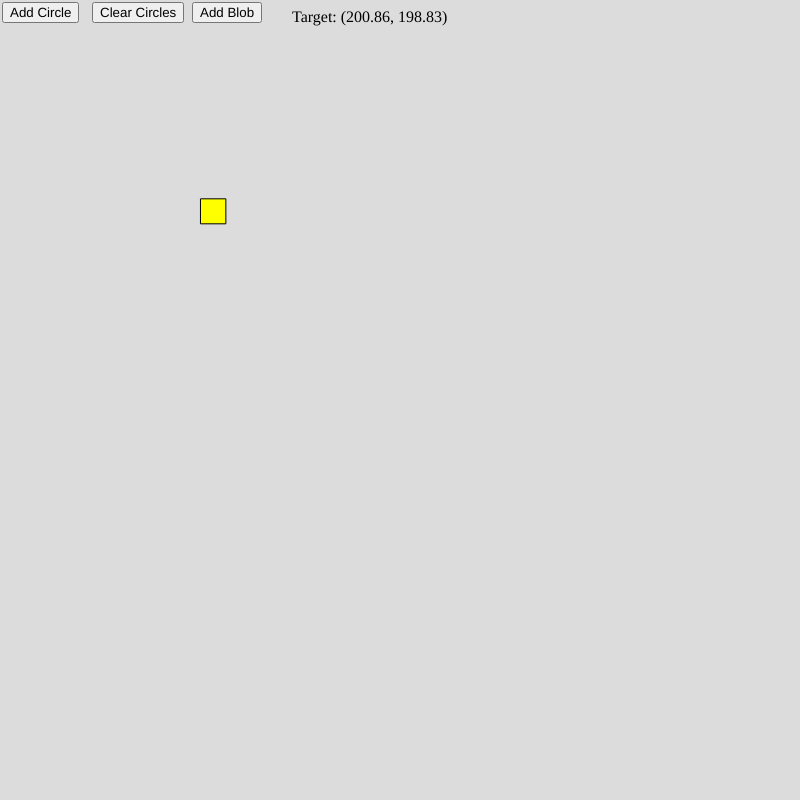
Frame 1 (no input)
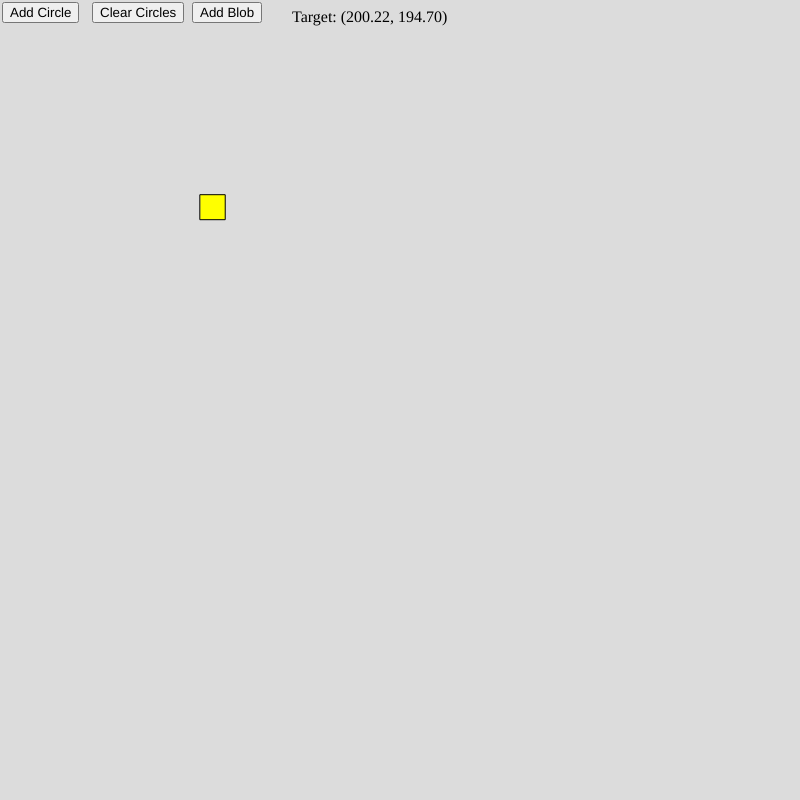
Frame 60 (no input)
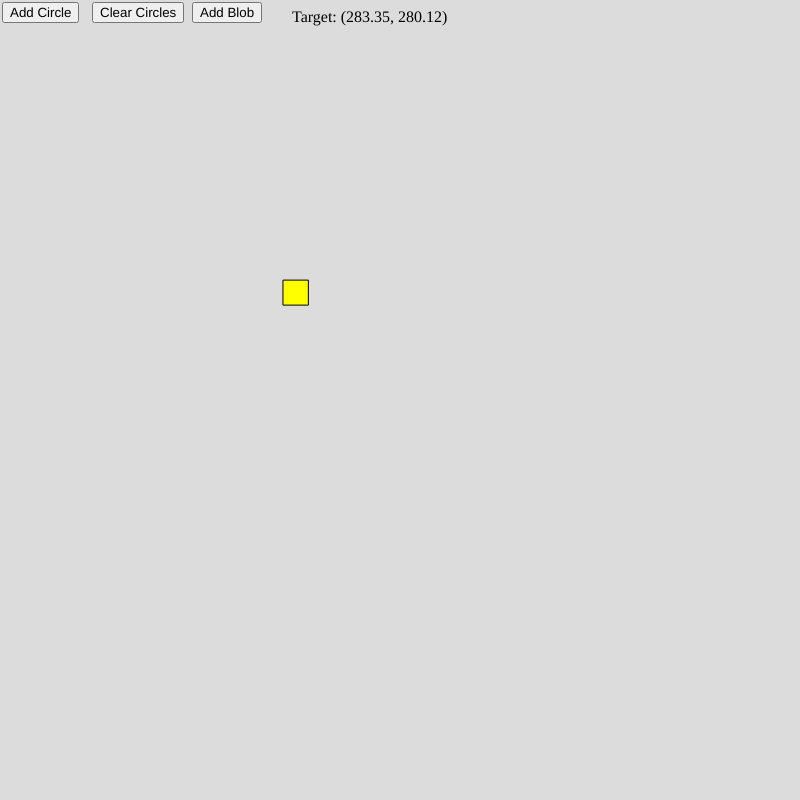
Frame 120 (the mouse pressed at the canvas centre since frame 60)

The p5.js sketch that drew these frames (run headless with seeded random() and noise() and a simulated clock; from frame 60 on, the mouse is pressed at the canvas centre):

// p5.js sketch
// ── sketch.js
let circles = [];
let blobs = [];
let square;
let addButton;
let clearButton;
let addBlobButton;
let targetPositionP;

function setup() {
  let canvas = createCanvas(800, 800);
  canvas.position((windowWidth - width) / 2, (windowHeight - height) / 2);

  addButton = createButton("Add Circle");
  addButton.position(10, 10);
  addButton.mousePressed(addCircle);

  clearButton = createButton("Clear Circles");
  clearButton.position(100, 10);
  clearButton.mousePressed(clearCircles);

  addBlobButton = createButton("Add Blob");
  addBlobButton.position(200, 10);
  addBlobButton.mousePressed(addBlob);

  square = new Square(200, 200, 25);

  // Create a paragraph element to display the target position
  targetPositionP = createP("Target (x, y)");
  targetPositionP.position(300, 0);
}

function draw() {
  background(220);
  for (let circle of circles) {
    circle.update(square.x, square.y, blobs);
    circle.display();
  }
  for (let blob of blobs) {
    for (let circle of circles) {
      blob.display(circle);
    }
  }

  square.updatePosition();
  square.display();

  targetPositionP.html(
    `Target: (${square.x.toFixed(2)}, ${square.y.toFixed(2)})`
  );
}

function addCircle() {
  let x = random(width);
  let y = random(height);
  let circle = new Circle(x, y, random(10, 50));
  circles.push(circle);
  // updateCircleTargets();
}

function clearCircles() {
  circles = [];
}

function addBlob() {
  let x = random(width);
  let y = random(height);
  let blob = new Blob(x, y, random(30, 80));
  blobs.push(blob);
}

function mousePressed() {
  if (mouseX >= 0 && mouseX <= width && mouseY >= 0 && mouseY <= height) {
    square.setTarget(mouseX, mouseY);
    updateCircleTargets();
  }
}

function updateCircleTargets() {
  for (let circle of circles) {
    circle.update(square.x, square.y, blobs);
  }
}

class Circle {
  constructor(x, y, diameter) {
    this.x = x;
    this.y = y;
    this.diameter = diameter;
    this.vx = random(-10, 10); // Velocity in the x direction
    this.vy = random(-10, 10); // Velocity in the y direction
    this.target = createVector(0, 0); // Random target position
  }

  update(targetX, targetY, blobs) {
    // console.log("blobs", blobs.length);
    // Update target position
    this.target.set(targetX, targetY);

    // Steering
    let steering = this.seek(this.target);

    let avoidance = this.avoid(blobs);

    this.vx += steering.x + avoidance.x;
    this.vy += steering.y + avoidance.y;

    this.x += this.vx;
    this.y += this.vy;

    // Collision detection and response
    for (let other of circles) {
      if (other !== this) {
        let distance = dist(this.x, this.y, other.x, other.y);
        let minDist = this.diameter + other.diameter / 2;
        if (distance < minDist) {
          let overlap = minDist - distance;
          let direction = createVector(
            this.x - other.x,
            this.y - other.y
          ).normalize();
          this.x += (direction.x * overlap) / 2;
          this.y += (direction.y * overlap) / 2;
          other.x -= (direction.x * overlap) / 2;
          other.y -= (direction.y * overlap) / 2;
        }
      }
    }

    // wrap, instead of bouncing
    if (this.x > width + this.diameter / 2) {
      this.x = -this.diameter / 2;
    } else if (this.x < -this.diameter / 2) {
      this.x = width + this.diameter / 2;
    }
    if (this.y > height + this.diameter / 2) {
      this.y = -this.diameter / 2;
    } else if (this.y < -this.diameter / 2) {
      this.y = height + this.diameter / 2;
    }
  }

  // seek(target) {
  //   let desired = createVector(target.x - this.x, target.y - this.y);
  //   desired.setMag(2); // Set the magnitude of the desired velocity

  //   let steer = createVector(desired.x - this.vx, desired.y - this.vy);
  //   steer.limit(0.5); // Limit the steering force

  //   return steer;
  // }
  seek(target) {
    let desired = createVector(target.x - this.x, target.y - this.y);
    let distance = desired.mag();
    let speed = map(distance, 0, 100, 0, 10); // Map distance to speed
    //let speed = map(log(distance + 1), 0, log(10000 + 1), 0, 10);
    speed = constrain(speed, 0, 20); // Constrain speed to a maximum value
    desired.setMag(speed); // Set the magnitude of the desired velocity

    let steer = createVector(desired.x - this.vx, desired.y - this.vy);
    steer.limit(0.5); // Limit the steering force

    return steer;
  }

  avoid(blobs) {
    let avoidance = createVector(0, 0);
    for (let blob of blobs) {
      let distance = dist(this.x, this.y, blob.x, blob.y);
      if (distance < blob.r + this.diameter / 2 + 200) {
        let diff = createVector(this.x - blob.x, this.y - blob.y);
        diff.normalize();
        diff.div(distance); // Weight by distance
        avoidance.add(diff);
      }
    }
    avoidance.limit(1.0); // Limit the avoidance force
    return avoidance;
  }

  display() {
    fill(105); // Set fill color to dark grey
    ellipse(this.x, this.y, this.diameter, this.diameter);
    this.drawVelocityVector();
  }

  drawVelocityVector() {
    let arrowSize = 10;
    let angle = atan2(this.vy, this.vx);
    stroke(0);
    fill(0);
    line(this.x, this.y, this.x + this.vx * 5, this.y + this.vy * 5);
    push();
    translate(this.x + this.vx * 5, this.y + this.vy * 5);
    rotate(angle);
    triangle(0, arrowSize / 2, 0, -arrowSize / 2, arrowSize, 0);
    pop();
  }
}

class Square {
  constructor(x, y, size) {
    this.x = x;
    this.y = y;
    this.size = size;
    this.targetX = null;
    this.targetY = null;
  }

  updatePosition() {
    if (this.targetX !== null && this.targetY !== null) {
      // Move towards the target position
      let dx = this.targetX - this.x;
      let dy = this.targetY - this.y;
      let distance = sqrt(dx * dy + dy * dy);
      let stepSize = 2; // Adjust step size as needed

      if (distance > stepSize) {
        this.x += (dx / distance) * stepSize;
        this.y += (dy / distance) * stepSize;
      } else {
        // Reached the target
        this.x = this.targetX;
        this.y = this.targetY;
        this.targetX = null;
        this.targetY = null;
      }
    } else {
      // Wander if no target position is set
      this.wander();
    }
  }

  wander() {
    // Randomly change the position within a range
    this.x += random(-2, 2);
    this.y += random(-2, 2);

    // Ensure the square stays within the canvas boundaries
    this.x = constrain(this.x, 0, width - this.size);
    this.y = constrain(this.y, 0, height - this.size);

    // Debugging: Log the new position
    //  console.log(`New position: (${this.x}, ${this.y})`);
  }

  display() {
    fill(255, 255, 0); // Set fill color to yellow
    rect(this.x, this.y, this.size, this.size);
  }

  setTarget(x, y) {
    this.targetX = x;
    this.targetY = y;
  }
}

// class Blob {
//   constructor(x, y, size) {
//     this.x = x;
//     this.y = y;
//     this.size = size;
//   }

//   display() {
//     fill(100, 100, 255);
//     ellipse(this.x, this.y, this.size);
//   }
// }

// Fet Perlin noise!
class Blob {
  constructor(x, y, r) {
    this.x = x;
    this.y = y;
    this.r = r;
    this.offset = random(1000);
  }

  display(circle) {
    if (this.collidesWith(circle)) {
      fill(255, 0, 0);
      stroke(255, 255, 0);
    } else {
      fill(57, 255, 20);
      stroke(0, 100, 0);
    }
    strokeWeight(2);
    // noStroke();
    beginShape();
    for (let angle = 0; angle < TWO_PI; angle += 0.1) {
      let xoff = map(cos(angle), -1, 1, 0, 3); // Increase the frequency
      let yoff = map(sin(angle), -1, 1, 0, 3); // Increase the frequency
      let r =
        this.r +
        map(
          noise(xoff + this.offset, yoff + this.offset),
          0,
          1,
          -this.r,
          this.r // Further increase the amplitude
        );
      let x = this.x + r * cos(angle);
      let y = this.y + r * sin(angle);
      vertex(x, y);
    }
    endShape(CLOSE);
  }

  contains(px, py) {
    let d = dist(px, py, this.x, this.y);
    return d < this.r;
  }

  collidesWith(other) {
    // console.log("collidesWithother", other);
    let d = dist(this.x, this.y, other.x, other.y);
    return d < this.r + other.r;
  }
}
